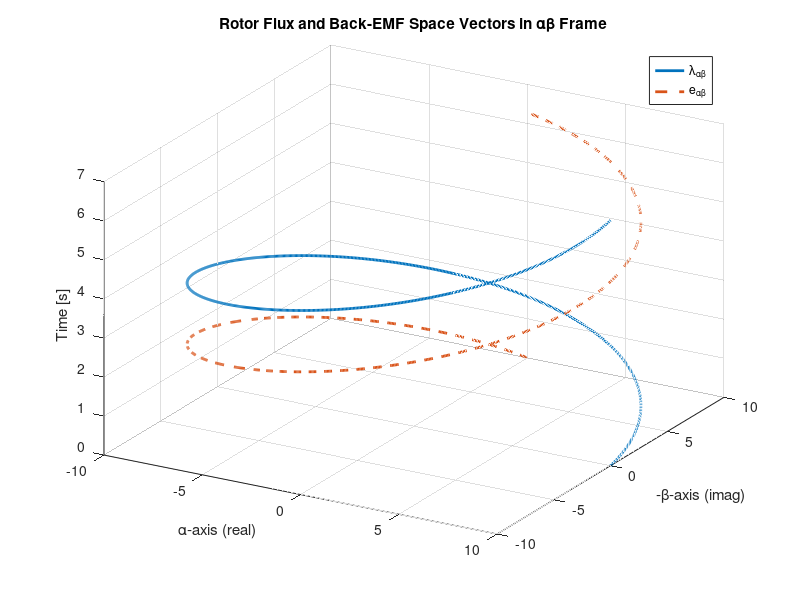
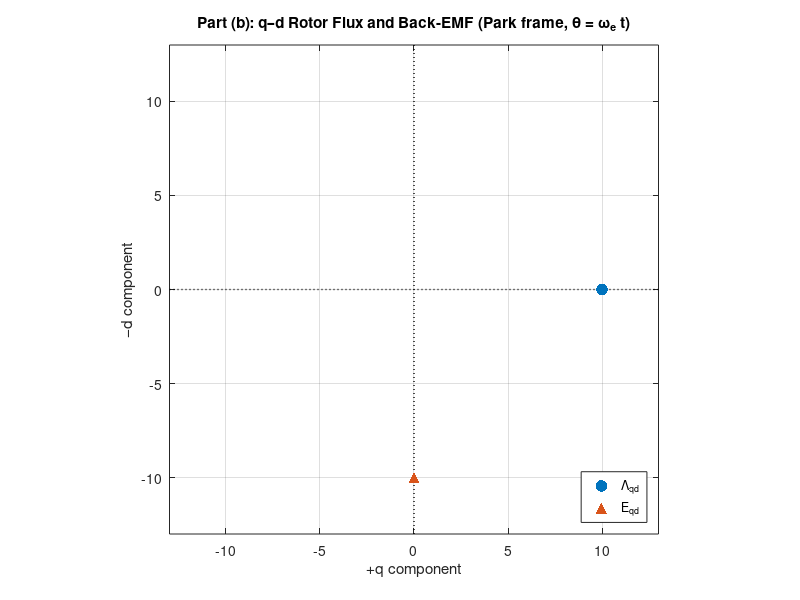

Reproduce these figures in MATLAB, in order.
%% Clear cloose
clear; clc; close all;

%% Machine and simulation parameters
% Fundamental electrical speed and flux constant
Lambda0 = 10;             % V·s/rad (flux constant)
we = -1.0;                % electrical speed [rad/s] (negative = clockwise)

% Derived time-domain settings
T = 2*pi / abs(we);       % One electrical period [s]
npts = 1000;             % Number of time points per period
t = linspace(0, T, npts); % Time vector

%% Rotor flux in alpha-beta frame
% Using complex space vector notation with Lipo-Novotny convention
j = 1i;                   % imaginary unit
lambda_alpha_beta = Lambda0 * exp(j * we * t);   % Rotor flux space vector

% Separate real and imaginary components (alpha and beta axes)
lambda_alpha = real(lambda_alpha_beta);         % alpha-axis component
lambda_beta  = -imag(lambda_alpha_beta);        % beta-axis component (negative sign per class convention)

%% Stator back-EMF in alpha-beta frame
% e = dλ/dt = j*we * λab
e_alpha_beta = j * we * lambda_alpha_beta;

% Separate components
e_alpha = real(e_alpha_beta);
e_beta  = -imag(e_alpha_beta);                  % Again, negative sign convention

%% Plot results - Rotor Flux and Back-EMF
figure
plot3(lambda_alpha, lambda_beta, t, 'LineWidth', 2); hold on
plot3(e_alpha, e_beta, t, '--', 'LineWidth', 2);

grid on
xlabel('\alpha-axis (real)'); 
ylabel('-\beta-axis (imag)'); 
zlabel('Time [s]');
title('Rotor Flux and Back-EMF Space Vectors in \alpha\beta Frame');
legend('\lambda_{\alpha\beta}', 'e_{\alpha\beta}');
view(30,30)

%% Notes:
% - Rotor flux rotates clockwise (negative we), so vector rotates opposite the usual direction.
% - q-axis aligns with alpha at t = 0 per Lipo-Novotny definition.
% - Beta components use negative imaginary parts to match course plotting convention.

%% next section

%% ============================================================
%  Part (b) — q-d (Park) rotor flux Λ_qd and back-EMF E_qd
%  Convention: Lipo–Novotny (q ∥ α at θ=0; q = Real{·}, d = −Imag{·})
%  Park reference angle per prompt: theta_ref = -we * t
%  q-d components should be constant in time in this frame.
% =============================================================

% Safety checks (optional—comment out if variables are guaranteed)
assert(exist('lambda_alpha_beta','var')==1, 'lambda_alpha_beta not found');
assert(exist('e_alpha_beta','var')==1,     'e_alpha_beta not found');
assert(exist('we','var')==1 && exist('t','var')==1, 'we or t missing');

% Park transform in complex form: f_qd = f_ab * exp(-j*theta_ref)
j = 1i;
theta_ref = we .* t;  % <- as required by the problem statement

lambda_qd = lambda_alpha_beta .* exp(-j .* theta_ref);
e_qd      = e_alpha_beta      .* exp(-j .* theta_ref);

% Extract q and d components (Lipo–Novotny mapping)
lambda_q = real(lambda_qd);
lambda_d = -imag(lambda_qd);

e_q = real(e_qd);
e_d = -imag(e_qd);

% ---- XY plot (q on +X, -d on +Y), both vectors as arrows/points ----
% Compute constant points
ptL = [mean(lambda_q), -mean(lambda_d)];   % [ +q ,  -d ]
ptE = [mean(e_q),      -mean(e_d)];

% Figure with nice formatting
figure; hold on; grid on; box on;
title('Part (b): q–d Rotor Flux and Back-EMF (Park frame, \theta = \omega_e t)');
xlabel('+q component'); ylabel('−d component'); axis equal;

% Set sensible axes around the points
mx = max(abs([ptL(1), ptE(1), 0]));
my = max(abs([ptL(2), ptE(2), 0]));
sx = max(1, 1.3*mx);   % add ~30% margin, min span ~1
sy = max(1, 1.3*my);
xlim([-sx sx]); ylim([-sy sy]);

% Draw zero axes
plot([-sx sx],[0 0],'k:','LineWidth',1);
plot([0 0],[-sy sy],'k:','LineWidth',1);


s1 = scatter(ptL(1),ptL(2),70,[0 0.45 0.74],'filled');
s2 = scatter(ptE(1),ptE(2),70,[0.85 0.33 0.10],'filled','^');


legend([s1 s2], '\Lambda_{qd}', 'E_{qd}', 'Location','southeast');

% Console summary (nice to keep)
fprintf('Part (b) constants:\n  Lambda: q=%.6g, d=%.6g  (plot uses -d=%.6g)\n  EMF:    q=%.6g, d=%.6g  (plot uses -d=%.6g)\n', ...
        mean(lambda_q), mean(lambda_d), -mean(lambda_d), mean(e_q), mean(e_d), -mean(e_d));
